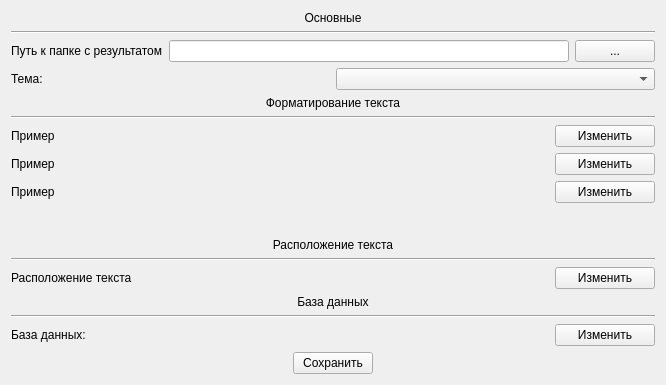
<?xml version="1.0" encoding="UTF-8"?>
<ui version="4.0">
 <class>Options</class>
 <widget class="QWidget" name="Options">
  <property name="geometry">
   <rect>
    <x>0</x>
    <y>0</y>
    <width>644</width>
    <height>385</height>
   </rect>
  </property>
  <property name="windowTitle">
   <string>TIP: Options</string>
  </property>
  <property name="windowIcon">
   <iconset>
    <normaloff>:/YandexDisk/Work/Заказы/(7)/Beta 1.3/icon.png</normaloff>:/YandexDisk/Work/Заказы/(7)/Beta 1.3/icon.png</iconset>
  </property>
  <layout class="QHBoxLayout" name="horizontalLayout_10">
   <item>
    <spacer name="horizontalSpacer_4">
     <property name="orientation">
      <enum>Qt::Horizontal</enum>
     </property>
     <property name="sizeHint" stdset="0">
      <size>
       <width>62</width>
       <height>20</height>
      </size>
     </property>
    </spacer>
   </item>
   <item>
    <layout class="QVBoxLayout" name="verticalLayout_6">
     <item>
      <layout class="QVBoxLayout" name="verticalLayout">
       <item>
        <widget class="QLabel" name="general_lebel">
         <property name="toolTip">
          <string>&lt;html&gt;&lt;head/&gt;&lt;body&gt;&lt;p align=&quot;center&quot;&gt;&lt;br/&gt;&lt;/p&gt;&lt;/body&gt;&lt;/html&gt;</string>
         </property>
         <property name="text">
          <string>&lt;html&gt;&lt;head/&gt;&lt;body&gt;&lt;p align=&quot;center&quot;&gt;Основные&lt;/p&gt;&lt;/body&gt;&lt;/html&gt;</string>
         </property>
        </widget>
       </item>
       <item>
        <widget class="Line" name="line_4">
         <property name="orientation">
          <enum>Qt::Horizontal</enum>
         </property>
        </widget>
       </item>
       <item>
        <layout class="QHBoxLayout" name="horizontalLayout_5">
         <item>
          <widget class="QLabel" name="path_to_text">
           <property name="text">
            <string>&lt;html&gt;&lt;head/&gt;&lt;body&gt;&lt;p&gt;Путь к папке с результатом&lt;/p&gt;&lt;/body&gt;&lt;/html&gt;</string>
           </property>
          </widget>
         </item>
         <item>
          <widget class="QLineEdit" name="path_to_edit">
           <property name="minimumSize">
            <size>
             <width>400</width>
             <height>0</height>
            </size>
           </property>
          </widget>
         </item>
         <item>
          <widget class="QPushButton" name="path_to_button">
           <property name="text">
            <string>...</string>
           </property>
          </widget>
         </item>
        </layout>
       </item>
       <item>
        <layout class="QHBoxLayout" name="horizontalLayout_6">
         <item>
          <widget class="QLabel" name="theme_text">
           <property name="text">
            <string>Тема:</string>
           </property>
          </widget>
         </item>
         <item>
          <widget class="QComboBox" name="theme_combo_box"/>
         </item>
        </layout>
       </item>
      </layout>
     </item>
     <item>
      <layout class="QVBoxLayout" name="verticalLayout_2">
       <item>
        <widget class="QLabel" name="formatting_label">
         <property name="text">
          <string>&lt;html&gt;&lt;head/&gt;&lt;body&gt;&lt;p align=&quot;center&quot;&gt;Форматирование текста&lt;/p&gt;&lt;/body&gt;&lt;/html&gt;</string>
         </property>
        </widget>
       </item>
       <item>
        <widget class="Line" name="line_3">
         <property name="orientation">
          <enum>Qt::Horizontal</enum>
         </property>
        </widget>
       </item>
       <item>
        <layout class="QHBoxLayout" name="horizontalLayout">
         <item>
          <widget class="QLabel" name="example_1">
           <property name="text">
            <string>Пример</string>
           </property>
          </widget>
         </item>
         <item>
          <widget class="QPushButton" name="change_button_ex_1">
           <property name="maximumSize">
            <size>
             <width>100</width>
             <height>16777215</height>
            </size>
           </property>
           <property name="text">
            <string>Изменить</string>
           </property>
          </widget>
         </item>
        </layout>
       </item>
       <item>
        <layout class="QHBoxLayout" name="horizontalLayout_2">
         <item>
          <widget class="QLabel" name="example_2">
           <property name="text">
            <string>Пример</string>
           </property>
          </widget>
         </item>
         <item>
          <widget class="QPushButton" name="change_button_ex_2">
           <property name="maximumSize">
            <size>
             <width>100</width>
             <height>16777215</height>
            </size>
           </property>
           <property name="text">
            <string>Изменить</string>
           </property>
          </widget>
         </item>
        </layout>
       </item>
       <item>
        <layout class="QHBoxLayout" name="horizontalLayout_3">
         <item>
          <widget class="QLabel" name="example_3">
           <property name="text">
            <string>Пример</string>
           </property>
          </widget>
         </item>
         <item>
          <widget class="QPushButton" name="change_button_ex_3">
           <property name="maximumSize">
            <size>
             <width>100</width>
             <height>16777215</height>
            </size>
           </property>
           <property name="text">
            <string>Изменить</string>
           </property>
          </widget>
         </item>
        </layout>
       </item>
      </layout>
     </item>
     <item>
      <spacer name="verticalSpacer_4">
       <property name="orientation">
        <enum>Qt::Vertical</enum>
       </property>
       <property name="sizeHint" stdset="0">
        <size>
         <width>20</width>
         <height>40</height>
        </size>
       </property>
      </spacer>
     </item>
     <item>
      <layout class="QVBoxLayout" name="verticalLayout_5">
       <item>
        <widget class="QLabel" name="tex_position_label">
         <property name="text">
          <string>&lt;html&gt;&lt;head/&gt;&lt;body&gt;&lt;p align=&quot;center&quot;&gt;Расположение текста&lt;/p&gt;&lt;/body&gt;&lt;/html&gt;</string>
         </property>
        </widget>
       </item>
       <item>
        <widget class="Line" name="line_5">
         <property name="orientation">
          <enum>Qt::Horizontal</enum>
         </property>
        </widget>
       </item>
       <item>
        <layout class="QHBoxLayout" name="horizontalLayout_9">
         <item>
          <widget class="QLabel" name="change_text_position_label">
           <property name="text">
            <string>Расположение текста</string>
           </property>
          </widget>
         </item>
         <item>
          <widget class="QPushButton" name="change_text_position_button">
           <property name="maximumSize">
            <size>
             <width>100</width>
             <height>16777215</height>
            </size>
           </property>
           <property name="text">
            <string>Изменить</string>
           </property>
          </widget>
         </item>
        </layout>
       </item>
      </layout>
     </item>
     <item>
      <layout class="QVBoxLayout" name="verticalLayout_3">
       <item>
        <widget class="QLabel" name="label_4">
         <property name="text">
          <string>&lt;html&gt;&lt;head/&gt;&lt;body&gt;&lt;p align=&quot;center&quot;&gt;База данных&lt;/p&gt;&lt;/body&gt;&lt;/html&gt;</string>
         </property>
        </widget>
       </item>
       <item>
        <widget class="Line" name="database_label">
         <property name="orientation">
          <enum>Qt::Horizontal</enum>
         </property>
        </widget>
       </item>
       <item>
        <layout class="QHBoxLayout" name="horizontalLayout_4">
         <item>
          <widget class="QLabel" name="database_name">
           <property name="text">
            <string>База данных:</string>
           </property>
          </widget>
         </item>
         <item>
          <widget class="QPushButton" name="database_edit_button">
           <property name="maximumSize">
            <size>
             <width>100</width>
             <height>16777215</height>
            </size>
           </property>
           <property name="text">
            <string>Изменить</string>
           </property>
          </widget>
         </item>
        </layout>
       </item>
      </layout>
     </item>
     <item>
      <layout class="QHBoxLayout" name="horizontalLayout_7">
       <item>
        <spacer name="horizontalSpacer">
         <property name="orientation">
          <enum>Qt::Horizontal</enum>
         </property>
         <property name="sizeHint" stdset="0">
          <size>
           <width>40</width>
           <height>20</height>
          </size>
         </property>
        </spacer>
       </item>
       <item>
        <widget class="QPushButton" name="save_button">
         <property name="text">
          <string>Сохранить</string>
         </property>
        </widget>
       </item>
       <item>
        <spacer name="horizontalSpacer_2">
         <property name="orientation">
          <enum>Qt::Horizontal</enum>
         </property>
         <property name="sizeHint" stdset="0">
          <size>
           <width>40</width>
           <height>20</height>
          </size>
         </property>
        </spacer>
       </item>
      </layout>
     </item>
    </layout>
   </item>
   <item>
    <spacer name="horizontalSpacer_3">
     <property name="orientation">
      <enum>Qt::Horizontal</enum>
     </property>
     <property name="sizeHint" stdset="0">
      <size>
       <width>61</width>
       <height>20</height>
      </size>
     </property>
    </spacer>
   </item>
  </layout>
 </widget>
 <tabstops>
  <tabstop>path_to_edit</tabstop>
  <tabstop>path_to_button</tabstop>
  <tabstop>theme_combo_box</tabstop>
  <tabstop>change_button_ex_1</tabstop>
  <tabstop>change_button_ex_2</tabstop>
  <tabstop>change_button_ex_3</tabstop>
  <tabstop>database_edit_button</tabstop>
  <tabstop>save_button</tabstop>
 </tabstops>
 <resources/>
 <connections/>
</ui>
